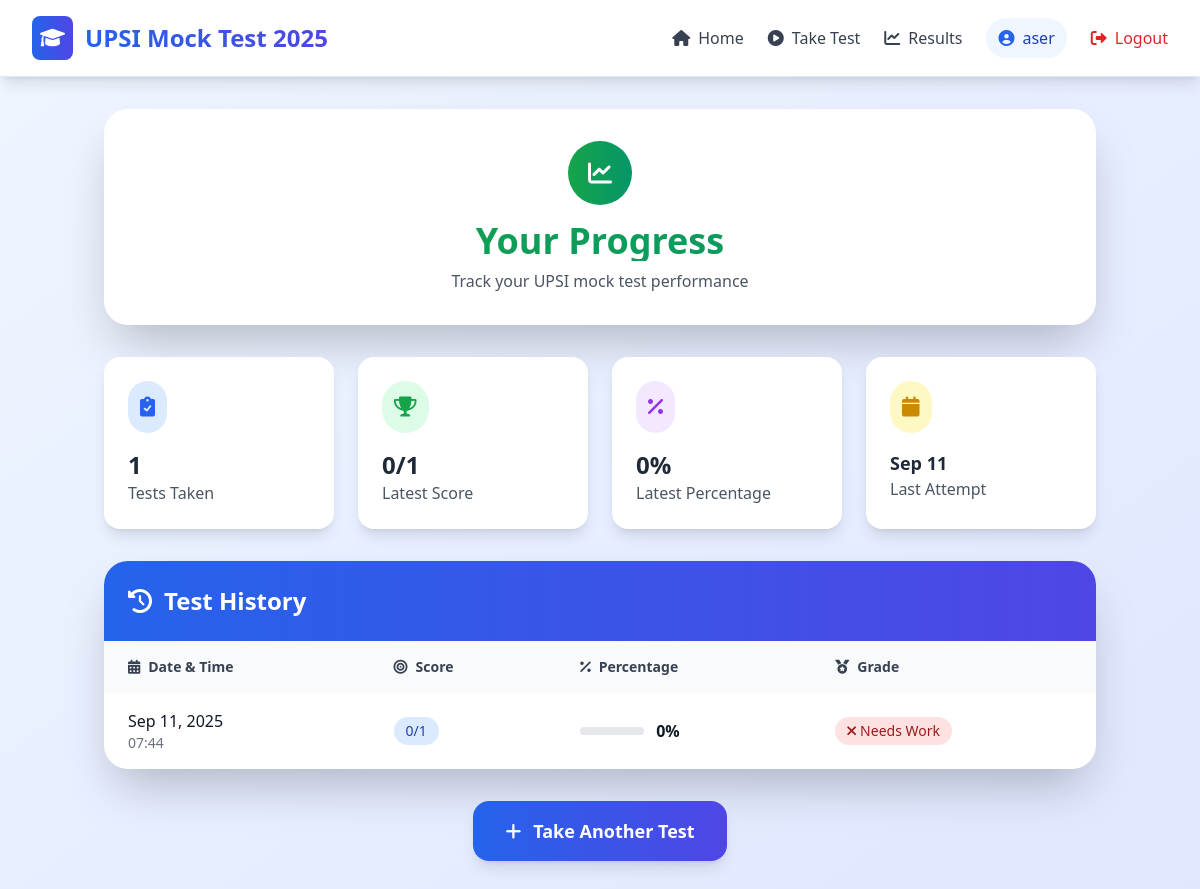
Screenshot of /results/ (signed in) with the database file from the repository.
### mocktest/models.py (models this page shows)
class TestResult(models.Model):
    user = models.ForeignKey(User, on_delete=models.CASCADE)
    paper = models.ForeignKey(TestPaper, on_delete=models.CASCADE, default=1)
    score = models.IntegerField()
    total_questions = models.IntegerField()
    section_scores = models.JSONField(default=dict)
    completed_at = models.DateTimeField(auto_now_add=True)

### mocktest/views.py (the view)
# urls.py: path('results/', views.results_view, name='results'),
@login_required
def results_view(request):
    results = TestResult.objects.filter(user=request.user).order_by('-completed_at')
    return render(request, 'results.html', {'results': results})

### templates/results.html (shortened to what this page needs)
{% extends 'base.html' %}
{% block content %}
<div class="max-w-6xl mx-auto">
    <div class="bg-white rounded-3xl shadow-2xl p-8 mb-8">
        <div class="text-center">
            <div class="bg-gradient-to-r from-green-600 to-emerald-600 w-16 h-16 rounded-full flex items-center justify-center mx-auto mb-4">
                <i class="fas fa-chart-line text-white text-2xl"></i>
            </div>
            <h1 class="text-4xl font-bold bg-gradient-to-r from-green-600 to-emerald-600 bg-clip-text text-transparent mb-2">Your Progress</h1>
            <p class="text-gray-600">Track your UPSI mock test performance</p>
        </div>
    </div>
    {% if results %}
        {% with results|first as latest_result %}
        {% with results|length as total_tests %}
        <div class="grid md:grid-cols-4 gap-6 mb-8">
            <div class="bg-white rounded-2xl p-6 shadow-lg">
                <div class="flex items-center justify-between mb-4">
                    <div class="bg-blue-100 p-3 rounded-full">
                        <i class="fas fa-clipboard-check text-blue-600 text-xl"></i>
                    </div>
                </div>
                <h3 class="text-2xl font-bold text-gray-800">{{ total_tests }}</h3>
                <p class="text-gray-600">Tests Taken</p>
            </div>
            <div class="bg-white rounded-2xl p-6 shadow-lg">
                <div class="flex items-center justify-between mb-4">
                    <div class="bg-green-100 p-3 rounded-full">
                        <i class="fas fa-trophy text-green-600 text-xl"></i>
                    </div>
                </div>
                <h3 class="text-2xl font-bold text-gray-800">{{ latest_result.score }}/{{ latest_result.total_questions }}</h3>
                <p class="text-gray-600">Latest Score</p>
            </div>
            <div class="bg-white rounded-2xl p-6 shadow-lg">
                <div class="flex items-center justify-between mb-4">
                    <div class="bg-purple-100 p-3 rounded-full">
                        <i class="fas fa-percentage text-purple-600 text-xl"></i>
                    </div>
                </div>
                <h3 class="text-2xl font-bold text-gray-800">{% widthratio latest_result.score latest_result.total_questions 100 %}%</h3>
                <p class="text-gray-600">Latest Percentage</p>
            </div>
            <div class="bg-white rounded-2xl p-6 shadow-lg">
                <div class="flex items-center justify-between mb-4">
                    <div class="bg-yellow-100 p-3 rounded-full">
                        <i class="fas fa-calendar text-yellow-600 text-xl"></i>
                    </div>
                </div>
                <h3 class="text-lg font-bold text-gray-800">{{ latest_result.completed_at|date:"M d" }}</h3>
                <p class="text-gray-600">Last Attempt</p>
            </div>
        </div>
        {% endwith %}
        {% endwith %}
        <div class="bg-white rounded-3xl shadow-2xl overflow-hidden">
            <div class="bg-gradient-to-r from-blue-600 to-indigo-600 p-6">
                <h2 class="text-2xl font-bold text-white flex items-center">
                    <i class="fas fa-history mr-3"></i>
                    Test History
                </h2>
            </div>
            <div class="overflow-x-auto">
                <table class="w-full">
                    <thead class="bg-gray-50">
                        <tr>
                            <th class="px-6 py-4 text-left text-sm font-semibold text-gray-700">
                                <i class="fas fa-calendar-alt mr-2"></i>Date & Time
                            </th>
                            <th class="px-6 py-4 text-left text-sm font-semibold text-gray-700">
                                <i class="fas fa-bullseye mr-2"></i>Score
                            </th>
                            <th class="px-6 py-4 text-left text-sm font-semibold text-gray-700">
                                <i class="fas fa-percentage mr-2"></i>Percentage
                            </th>
                            <th class="px-6 py-4 text-left text-sm font-semibold text-gray-700">
                                <i class="fas fa-medal mr-2"></i>Grade
                            </th>
                        </tr>
                    </thead>
                    <tbody class="divide-y divide-gray-200">
                        {% for result in results %}
                        {% widthratio result.score result.total_questions 100 as percentage %}
                        <tr class="hover:bg-gray-50 transition-colors duration-200">
                            <td class="px-6 py-4">
                                <div class="flex flex-col">
                                    <span class="font-medium text-gray-900">{{ result.completed_at|date:"M d, Y" }}</span>
                                    <span class="text-sm text-gray-500">{{ result.completed_at|date:"H:i" }}</span>
                                </div>
                            </td>
                            <td class="px-6 py-4">
                                <span class="inline-flex items-center px-3 py-1 rounded-full text-sm font-medium bg-blue-100 text-blue-800">
                                    {{ result.score }}/{{ result.total_questions }}
                                </span>
                            </td>
                            <td class="px-6 py-4">
                                <div class="flex items-center">
                                    <div class="w-16 bg-gray-200 rounded-full h-2 mr-3">
                                    </div>
                                    <span class="font-semibold text-gray-900">{{ percentage }}%</span>
                                </div>
                            </td>
                            <td class="px-6 py-4">
                                {% if percentage >= 80 %}
                                    <span class="inline-flex items-center px-3 py-1 rounded-full text-sm font-medium bg-green-100 text-green-800">
                                        <i class="fas fa-star mr-1"></i>Excellent
                                    </span>
                                {% elif percentage >= 60 %}
                                    <span class="inline-flex items-center px-3 py-1 rounded-full text-sm font-medium bg-blue-100 text-blue-800">
                                        <i class="fas fa-thumbs-up mr-1"></i>Good
                                    </span>
                                {% elif percentage >= 40 %}
                                    <span class="inline-flex items-center px-3 py-1 rounded-full text-sm font-medium bg-yellow-100 text-yellow-800">
                                        <i class="fas fa-exclamation mr-1"></i>Average
                                    </span>
                                {% else %}
                                    <span class="inline-flex items-center px-3 py-1 rounded-full text-sm font-medium bg-red-100 text-red-800">
                                        <i class="fas fa-times mr-1"></i>Needs Work
                                    </span>
                                {% endif %}
                            </td>
                        </tr>
                        {% endfor %}
                    </tbody>
                </table>
            </div>
        </div>
        <div class="text-center mt-8">
            <a href="{% url 'papers' %}" class="inline-flex items-center bg-gradient-to-r from-blue-600 to-indigo-600 text-white px-8 py-4 rounded-2xl text-lg font-semibold hover:from-blue-700 hover:to-indigo-700 transition-all duration-200 shadow-lg hover:shadow-xl transform hover:scale-105">
                <i class="fas fa-plus mr-3"></i>
                Take Another Test
            </a>
        </div>
    {% endif %}
</div>
{% endblock %}

### templates/base.html (shortened to what this page needs)
<!DOCTYPE html>
<html lang="en">
<head>
    <script src="https://cdn.tailwindcss.com"></script>
    <link href="https://cdnjs.cloudflare.com/ajax/libs/font-awesome/6.0.0/css/all.min.css" rel="stylesheet">
</head>
<body class="bg-gradient-to-br from-blue-50 to-indigo-100 min-h-screen">
    <nav class="bg-white shadow-lg border-b border-blue-100 sticky top-0 z-50">
        <div class="max-w-7xl mx-auto px-4 sm:px-6 lg:px-8">
            <div class="flex justify-between items-center py-3 sm:py-4">
                <div class="flex items-center space-x-2 sm:space-x-3">
                    <div class="bg-gradient-to-r from-blue-600 to-indigo-600 p-1.5 sm:p-2 rounded-lg">
                        <i class="fas fa-graduation-cap text-white text-lg sm:text-xl"></i>
                    </div>
                    <h1 class="text-lg sm:text-xl lg:text-2xl font-bold bg-gradient-to-r from-blue-600 to-indigo-600 bg-clip-text text-transparent hidden sm:block">UPSI Mock Test 2025</h1>
                </div>
                {% if user.is_authenticated %}
                    <div class="hidden lg:flex items-center space-x-6">
                        <a href="{% url 'home' %}" class="flex items-center space-x-2 text-gray-700 hover:text-blue-600 transition-colors duration-200">
                            <i class="fas fa-home"></i>
                            <span>Home</span>
                        </a>
                        <a href="{% url 'papers' %}" class="flex items-center space-x-2 text-gray-700 hover:text-blue-600 transition-colors duration-200">
                            <i class="fas fa-play-circle"></i>
                            <span>Take Test</span>
                        </a>
                        <a href="{% url 'results' %}" class="flex items-center space-x-2 text-gray-700 hover:text-blue-600 transition-colors duration-200">
                            <i class="fas fa-chart-line"></i>
                            <span>Results</span>
                        </a>
                        <div class="flex items-center space-x-2 bg-blue-50 px-3 py-2 rounded-full">
                            <i class="fas fa-user-circle text-blue-600"></i>
                            <span class="text-blue-800 font-medium">{{ user.username }}</span>
                        </div>
                        <a href="{% url 'logout' %}" class="flex items-center space-x-2 text-red-600 hover:text-red-700 transition-colors duration-200">
                            <i class="fas fa-sign-out-alt"></i>
                            <span>Logout</span>
                        </a>
                    </div>
                {% endif %}
            </div>
        </div>
    </nav>
    <main class="container mx-auto mt-8 px-4 pb-12">
        {% block content %}
        {% endblock %}
    </main>
</body>
</html>

### rows the page displays
TestResult: score "0", total_questions "1", score+total_questions "0", completed_at "Sep 11", completed_at "Sep 11, 2025", completed_at "07:44"

### other values shown
{{ user.username }} "aser"
{{ total_tests }} "1"
